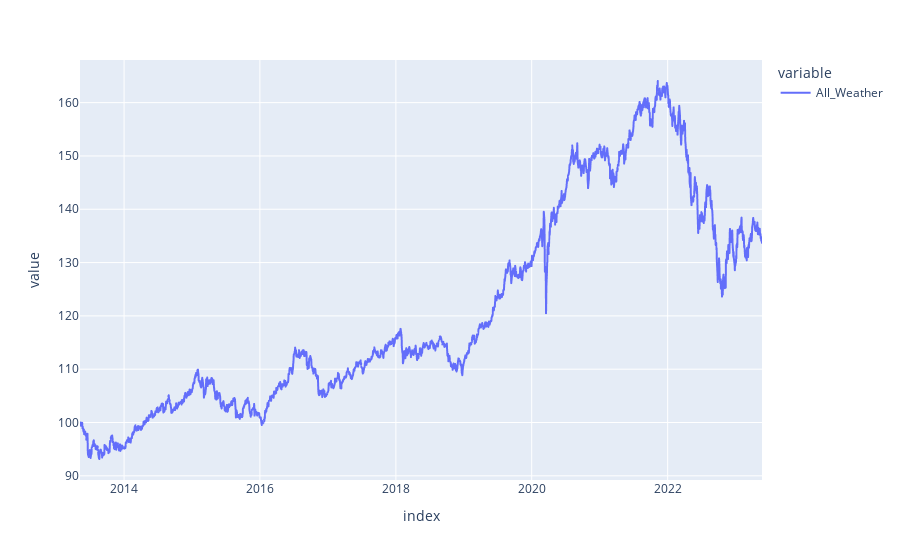

Here is the notebook cell this chart was saved with:
### Markdown cell above
# 레이달리오의 올웨더(간략버전)
- 주식 'TLT'
- 장기채 'SPY'
- 단기채 'IEF'
- 골드 'GLD'
- 원자재 'DBC'

### Code cell
table_name_list = ['TLT', 'SPY', 'IEF', 'GLD', 'DBC']
df = to_csv(table_name_list)

aw = bt.Strategy('All_Weather',
                 [
                    bt.algos.SelectAll(), 
                    bt.algos.WeighSpecified(SPY=0.3, TLT=0.4, IEF=0.15, GLD=0.075, DBC=0.075),
                    bt.algos.RunQuarterly(), # 분기마다
                    bt.algos.Rebalance()  # 리밸런싱이 뭐누~ 자산
                 ]
                )

aw_backtest = bt.Backtest(aw, df.dropna())
aw_result   = bt.run(aw_backtest)


# aw_result.plot(figsize=(10,3), title='All_Weather', legend=False)
# plt.show()

aw_result.prices.plot()

### Figure 1 — Plotly figure (JSON) as saved in the notebook; plotly's stock layout.template omitted (floating-point values rounded to 4 significant figures; data arrays with more than 128 entries replaced by an {"elided": "..."} marker saying what was removed)
{"data": [{"hovertemplate": "variable=All_Weather<br>index=%{x}<br>value=%{y}<extra></extra>", "legendgroup": "All_Weather", "line": {"color": "#636efa", "dash": "solid"}, "marker": {"symbol": "circle"}, "mode": "lines", "name": "All_Weather", "showlegend": true, "type": "scattergl", "x": {"elided": "2528 str values"}, "xaxis": "x", "y": {"elided": "2528 float values"}, "yaxis": "y"}], "layout": {"autosize": true, "legend": {"title": {"text": "variable"}, "tracegroupgap": 0}, "margin": {"t": 60}, "xaxis": {"anchor": "y", "autorange": true, "domain": [0, 1], "range": ["2013-05-09", "2023-05-23"], "title": {"text": "index"}, "type": "date"}, "yaxis": {"anchor": "x", "autorange": true, "domain": [0, 1], "range": [89.22, 168.0], "title": {"text": "value"}, "type": "linear"}}}
